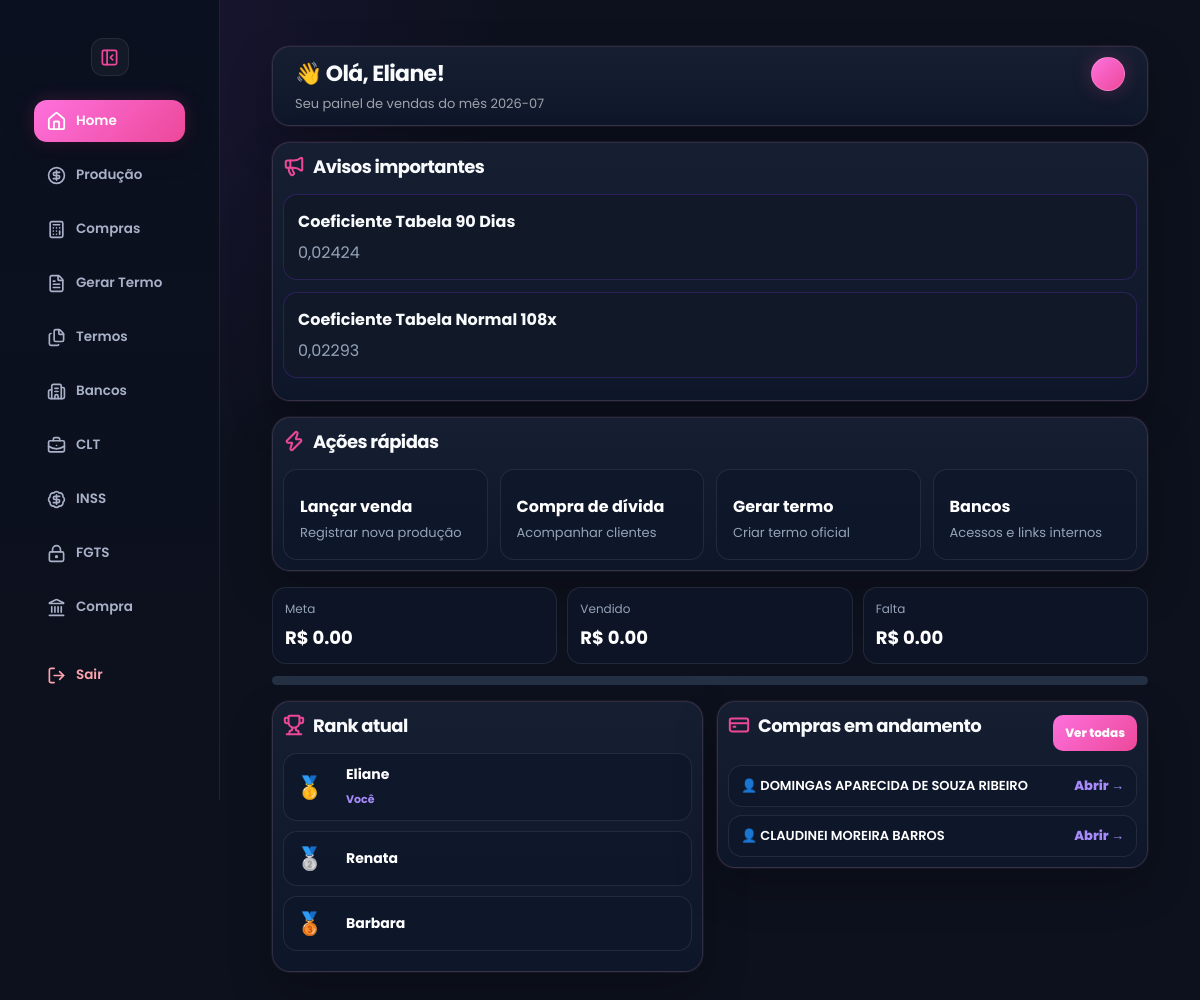
The page /home (signed in) on the database its author committed.
### tables this page shows
CREATE TABLE avisos (
    id INTEGER PRIMARY KEY AUTOINCREMENT,
    titulo TEXT,
    mensagem TEXT
);

CREATE TABLE usuarios (
    id INTEGER PRIMARY KEY AUTOINCREMENT,
    usuario TEXT UNIQUE,
    senha TEXT,
    tipo TEXT
, tema TEXT DEFAULT 'rose', cpf TEXT, email TEXT, ativo INTEGER DEFAULT 1, ultimo_login TEXT);

CREATE TABLE clientes_compra (
            id INTEGER PRIMARY KEY AUTOINCREMENT,
            usuario_id INTEGER,
            usuario_nome TEXT,

            nome TEXT NOT NULL,
            cpf TEXT,
            telefone TEXT,

            parcela_nova REAL DEFAULT 0,
            coeficiente REAL DEFAULT 0,
            valor_liberado REAL DEFAULT 0,

            status TEXT DEFAULT 'EM ANDAMENTO',
            data_criacao DATETIME DEFAULT CURRENT_TIMESTAMP
        );

### app.py (the view, shortened to what this page needs)
@app.route("/home")
def home():
    if not verificar_login():
        return redirect("/")
    tipo_usuario = session.get("tipo", "").lower().strip()
    if tipo_usuario not in ["master", "adm", "admin"]:
        return home_vendas()

### app.py (called while the page is built)
def tema_usuario():
    if "usuario_id" not in session:
        return "rose"
    conn = conectar()
    cursor = conn.cursor()
    cursor.execute("""
        SELECT tema
        FROM usuarios
        WHERE id = ?
    """, (session["usuario_id"],))
    user = cursor.fetchone()
    conn.close()
    return user["tema"] if user and user["tema"] else "rose"

def dias_uteis_mes(ano, mes):
    total_dias = calendar.monthrange(ano, mes)[1]
    dias_uteis = 0
    for dia in range(1, total_dias + 1):
        if date(ano, mes, dia).weekday() < 5:  # seg a sex
            dias_uteis += 1
    return dias_uteis

def dias_uteis_passados():
    hoje = date.today()
    dias = 0
    for dia in range(1, hoje.day + 1):
        if date(hoje.year, hoje.month, dia).weekday() < 5:
            dias += 1
    return dias

def necessario_por_dia(meta, pago, dias_uteis, dias_passados):
    restantes = dias_uteis - dias_passados
    if restantes <= 0:
        return 0
    falta = meta - pago
    if falta <= 0:
        return 0
    return round(falta / restantes, 2)

@app.context_processor
def variaveis_globais():
    return {
        "tema": tema_usuario()
    }

def conectar():
    conn = sqlite3.connect("banco.db")
    conn.row_factory = sqlite3.Row
    return conn

def verificar_login():
    return "usuario" in session

### templates/home_vendas.html (shortened to what this page needs)
<!DOCTYPE html>
<html lang="pt-br" data-theme="{{ tema }}">
<head>
<link rel="stylesheet" href="{{ url_for('static', filename='style.css') }}">
<link rel="stylesheet" href="{{ url_for('static', filename='design.css') }}">
</head>
<body>
<div class="sidebar" id="sidebar">
    <button class="toggle-btn sidebar-toggle" onclick="toggleSidebar()" title="Recolher menu">
    <i data-lucide="panel-left-close"></i>
    </button>
<a href="/home" class="active">
    <i data-lucide="home"></i>
    <span class="text">Home</span>
</a>
{% if tipo == "user" %}
<a href="/vendas">
    <i data-lucide="circle-dollar-sign"></i>
    <span class="text">Produção</span>
</a>
{% endif %}
<a href="/compra-divida/clientes">
    <i data-lucide="calculator"></i>
    <span class="text">Compras</span>
</a>
<a href="/termos">
    <i data-lucide="file-text"></i>
    <span class="text">Gerar Termo</span>
</a>
<a href="/termos/historico">
    <i data-lucide="files"></i>
    <span class="text">Termos</span>
</a>
<a href="/bancos">
    <i data-lucide="building-2"></i>
    <span class="text">Bancos</span>
</a>
<a href="/clt">
    <i data-lucide="briefcase-business"></i>
    <span class="text">CLT</span>
</a>
<a href="/inss">
    <i data-lucide="badge-dollar-sign"></i>
    <span class="text">INSS</span>
</a>
<a href="/fgts">
    <i data-lucide="lock-keyhole"></i>
    <span class="text">FGTS</span>
</a>
<a href="/compra-divida">
    <i data-lucide="landmark"></i>
    <span class="text">Compra</span>
</a>
<a href="/logout">
    <i data-lucide="log-out"></i>
    <span class="text">Sair</span>
</a>
</div>
<div class="conteudo">
<div class="page">
    <div class="topo">
        <div>
            <h1>👋 Olá, {{ usuario }}!</h1>
            <span>Seu painel de vendas do mês {{ competencia_atual }}</span>
        </div>
<div class="theme-picker">
    <button type="button" class="theme-toggle" onclick="toggleThemePicker()"></button>
</div>
    </div>
    <div class="box-compra home-destaque">
        <h2><i data-lucide="megaphone"></i>Avisos importantes</h2>
        {% for aviso in avisos %}
        <div class="aviso-home-vendas">
            <strong>{{ aviso["titulo"] }}</strong>
            <p>{{ aviso["mensagem"] }}</p>
        </div>
        {% endfor %}
    </div>
    <div class="box-compra">
        <h2><i data-lucide="zap"></i>Ações rápidas</h2>
        <div class="atalhos-vendas">
            <a href="/vendas" class="atalho-vendas-card">
                <strong>Lançar venda</strong>
                <p>Registrar nova produção</p>
            </a>
            <a href="/compra-divida/clientes" class="atalho-vendas-card">
                <strong>Compra de dívida</strong>
                <p>Acompanhar clientes</p>
            </a>
            <a href="/termos" class="atalho-vendas-card">
                <strong>Gerar termo</strong>
                <p>Criar termo oficial</p>
            </a>
            <a href="/bancos" class="atalho-vendas-card">
                <strong>Bancos</strong>
                <p>Acessos e links internos</p>
            </a>
        </div>
    </div>
    <div class="meta-mini-home">
        <div>
            <span> Meta</span>
            <strong>R$ {{ "%.2f"|format(meta_total or 0) }}</strong>
        </div>
        <div>
            <span> Vendido</span>
            <strong>R$ {{ "%.2f"|format(vendido_total or 0) }}</strong>
        </div>
        <div>
            <span> Falta</span>
            <strong>R$ {{ "%.2f"|format(falta_total or 0) }}</strong>
        </div>
    </div>
    <div class="barra-meta-home">
    </div>
<div class="grid-home-vendas">
<div class="box-compra ranking-compacto">
   <h2><i data-lucide="trophy"></i>Rank atual</h2>
{% for r in ranking_vendedoras[:3] %}
<div class="ranking-limpo {% if r['usuario'] == usuario %}ranking-eu{% endif %}">
    <div class="ranking-posicao">
        {% if loop.index == 1 %}
            🥇
        {% elif loop.index == 2 %}
            🥈
        {% elif loop.index == 3 %}
            🥉
        {% endif %}
    </div>
    <div class="ranking-nome">
        <strong>{{ r["usuario"] }}</strong>
        {% if r["usuario"] == usuario %}
            <span>Você</span>
        {% endif %}
    </div>
</div>
{% endfor %}
</div>
       <div class="box-compra compras-compactas">
    <div class="home-vendas-section-topo">
        <h2>
    <i data-lucide="credit-card"></i>Compras em andamento</h2>
        <a href="/compra-divida/clientes" class="btn btn-roxo btn-mini">
            Ver todas
        </a>
    </div>
    <div class="lista-compras-compacta">
        {% for c in clientes_compra %}
        <div class="compra-compacta-item">
            <span>👤 {{ c["nome"] }}</span>
            <a href="/compra-divida/cliente/{{ c['id'] }}">
                Abrir →
            </a>
        </div>
        {% endfor %}
    </div>
</div>
</body>
</html>

### rows shown on the page
avisos: titulo "Coeficiente Tabela 90 Dias", mensagem "0,02424"
avisos: titulo "Coeficiente Tabela Normal 108x", mensagem "0,02293"
usuarios: usuario "Eliane", shows "Você"
usuarios: usuario "Renata"
usuarios: usuario "Barbara"
clientes_compra: nome "DOMINGAS APARECIDA DE SOUZA RIBEIRO"
clientes_compra: nome "CLAUDINEI MOREIRA BARROS"

### other values the page prints
{{ usuario }} "Eliane"
{{ "%.2f"|format(meta_total or 0) }} "0.00"
{{ "%.2f"|format(vendido_total or 0) }} "0.00"
{{ "%.2f"|format(falta_total or 0) }} "0.00"
